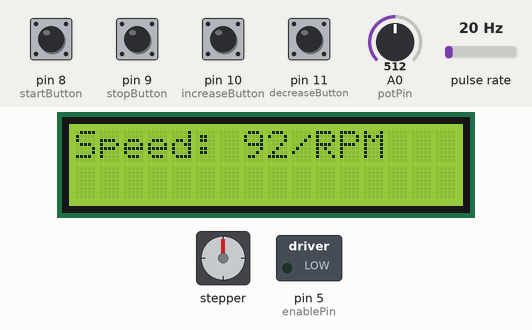
Recording of a sketch running on a simulated Arduino Uno, built with avr-gcc and run on an emulated ATmega328P. On the bench: 16×2 character LCD, stepper motor, switched loads named in the sketch (green lamp = pin HIGH). Wiring (inferred from the names in the program): pulse sensor: data pin 2. Inputs (shaded band) come from the test bench; at power-on: pin 8 (startButton), pin 9 (stopButton), pin 10 (increaseButton), pin 11 (decreaseButton) HIGH, A0 (potPin) = 512, pulse rate 20 Hz. Stepper angles assume 200 steps per turn; pins used as bus, display or sensor lines are not drawn; what the sketch prints to the serial monitor is not drawn.

Above: at 1.2 s.
1.3 s: pin 10 (increaseButton) pulled LOW for 1 s
At 3.0 s:
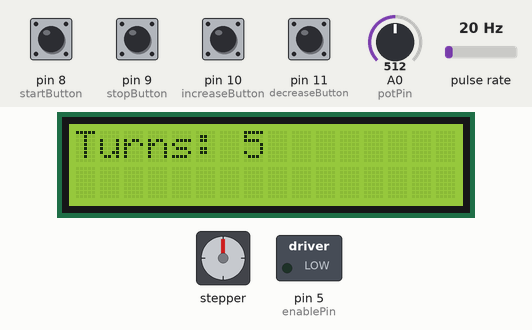
3.8 s: pin 8 (startButton) pulled LOW for 0.15 s
At 4.23 s:
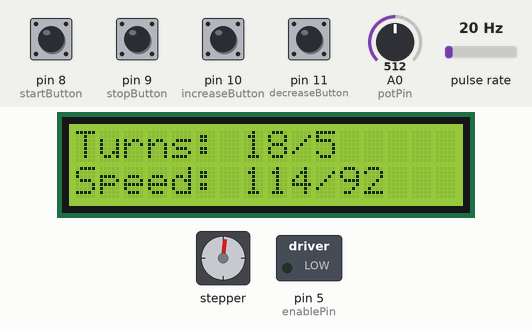
4.5 s: pin 9 (stopButton) pulled LOW for 0.15 s
At 4.8 s:
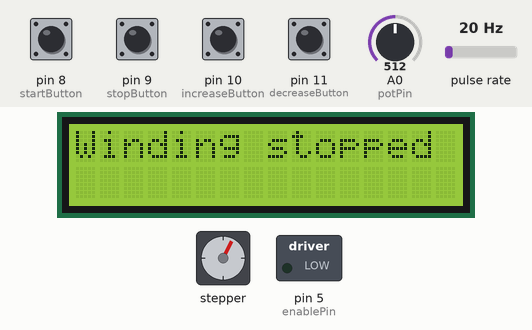
6.1 s: A0 (potPin) set to 603
9.1 s: A0 (potPin) set to 620
At 9.5 s:
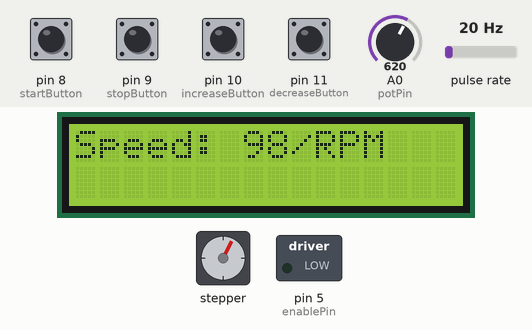
10.6 s: pin 10 (increaseButton) pulled LOW for 0.15 s
At 11.6 s:
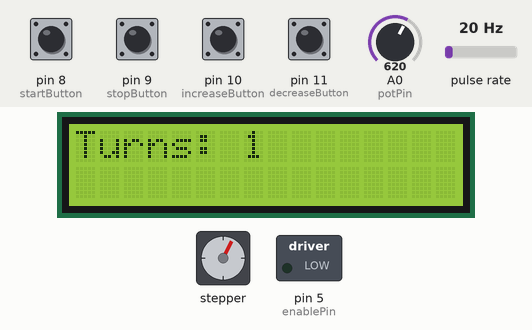
Timing chart, 0 to 13.2 s (numbered marks = the images above; inputs shaded):
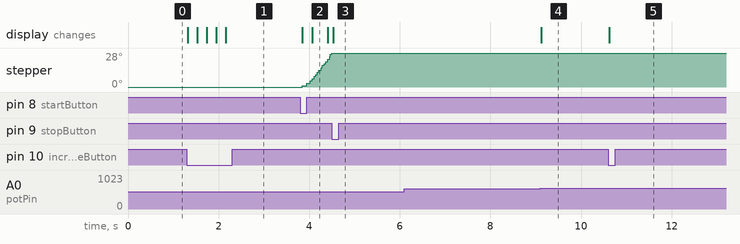

The sketch:

Coil_Winding_Machine.ino
```cpp
#include <AccelStepper.h>
#include <LiquidCrystal_I2C.h>

// the comments are in english because arduino had problems with having georgian text in it

// stepper pins
const int stepPin = 6;  // Connect to driver's Step input
const int dirPin = 4;   // Connect to driver's Direction input
const int enablePin = 5; // Connect to driver's Enable input (if available)

AccelStepper stepper(AccelStepper::DRIVER, stepPin, dirPin);

const byte i2cAddress = 0x27;

LiquidCrystal_I2C lcd(i2cAddress, 16, 2);

// button pins
const int startButton = 8;
const int stopButton = 9;
const int increaseButton = 10;
const int decreaseButton = 11;

// potentiometer pin
const int potPin = A0;
const int hallPin = 2;
// pin that powers the transistor base for the dc motor
const int dcPin = 3;

//steps per revolution of the stepper motor
const double revolution = 200.0;

long lastHallTime = 0;

long lastPrtTime = 0;
//Cylinder Length
const double length = 100.0;

// how much actuator travels per one revolution of the rail
const double distancePerRev = 8.0;

// diameter of the coil
const double wireDiameter = 0.8;

int desiredRpm = 0;
int currentRpm = 0;


//amount of steps stepper has to make to traverse the whole cylinder
double amountOfSteps = (length / distancePerRev) * revolution;
const double distance = amountOfSteps;
// distance the actuator moves per one revolution of the cylinder
double revsPerSec = desiredRpm / 60.0;

double distPerSec = (double)(revsPerSec * wireDiameter);

int stepsPerSec = ((revolution * distPerSec) / distancePerRev);
double timeRequired = (amountOfSteps / stepsPerSec) * 1000;
int maxRpm = 114;
// position of the actuator relative to the starting point (measured in steps of the motor)
long position = 0;
// previous position ( used for detecting when one step was made)
long lastPosition = 0;
// state of the program: if it is false, it is either paused or in setup mode, if it is true, it is currently running
bool winding = false;
int currentTurns = 0;
int hallCount = 0;
// number of coils
int numberOfTurns = 0;

// direction to which the stepper motor moves (1 means to the left, -1 means to the right)
int direction = 1;
int lastValue = 0;
int speed;
// last time increase and decrease buttons weren't pressed
long lastHighIncrTime = 0;
long lastHighDecrTime = 0;
double realPeriod = 0;
long lastTurnTime = 0;
bool periodMeasure = false;
long lastMeasureTime = 0;


double kp = 0.2;
double ki = 0.05;
double kd = 0;
double maxIntegral = 100000.0;
double lastError = 0;
double integral = 0;
long lastTime = 0;


void setup() {
  initialize();
  initButtons();
  initLcd();
}

// initalizes lcd
void initLcd() {
  lcd.init();
  lcd.backlight();
  lcdWelcome();
}
// initalizes arduino code;
void initialize() {
  Serial.begin(9600);
  pinMode(enablePin, OUTPUT);
  pinMode(hallPin, INPUT_PULLUP);
  digitalWrite(enablePin, LOW);
  attachInterrupt(digitalPinToInterrupt(2), hall, FALLING);
  stepper.setCurrentPosition(0);
  stepper.setAcceleration(100);
  stepper.setMaxSpeed(2 * stepsPerSec);
}
// initializes buttons
void initButtons() {
  pinMode(startButton, INPUT_PULLUP);
  pinMode(stopButton, INPUT_PULLUP);
  pinMode(decreaseButton, INPUT_PULLUP);
  pinMode(increaseButton, INPUT_PULLUP);
}
void lcdWelcome() {
  lcd.clear();
  lcd.setCursor(0, 0);
  lcd.print("Automatic  Coil");
  lcd.setCursor(0, 1);
  lcd.print("Winding Machine");
}
void hall() {
  if (millis() - lastHallTime >= 200) {
    hallCount++;
    lastHallTime = millis();
    lastMeasureTime = millis();
  }
}


void loop() {
  if (digitalRead(startButton) == LOW) {
    startWinding();
  }

  if (digitalRead(stopButton) == LOW) {
    stopWinding();
  }

  if (digitalRead(increaseButton) == HIGH) {
    lastHighIncrTime = millis();
  }

  if (digitalRead(decreaseButton) == HIGH) {
    lastHighDecrTime = millis();
  }

  if (digitalRead(increaseButton) == LOW) {
    increaseTurns();
    delay(200);
  }

  if (digitalRead(decreaseButton) == LOW) {
    decreaseTurns();
    delay(200);
  }
  if (abs(analogRead(A0) - lastValue) > 100) {
    changeSpeed();
    lastValue = analogRead(A0);
  }
  if (winding)
    wind();

  Serial.print(desiredRpm);
  Serial.print('\t');
  Serial.print(currentRpm);
  Serial.print('\t');
  Serial.println(hallCount);

}

// code for winding the coils
void wind() {
  desiredRpm = max(desiredRpm,0);
  update();
  stepper.setMaxSpeed(2 * stepsPerSec);
  // changes the stepper motor speed according to the rpm of the dc motor
  // stops the winding if the desired amount of coils is reached
  if (hallCount == numberOfTurns) {
    stopWinding();
    return;
  }
  // makes the stepper turn in the opposite direction
  if (amountOfSteps == 0) {
    amountOfSteps = distance;
    stepper.stop();
    if (direction == 1)
      stepper.moveTo(0);
    else stepper.moveTo(distance);
    direction *= -1;
    return;
  }

  pidControl();
  if (abs(stepper.currentPosition() - lastPosition) == 1) {
    lastPosition = stepper.currentPosition();
    amountOfSteps--;
  }
  long periodMillis = (1 / (currentRpm / 60) * 1000);
  if (millis() - lastTurnTime >= periodMillis) {
    lastTurnTime = millis();
    currentTurns++;
  }
  if (millis() - lastPrtTime > 200) {
    lastPrtTime = millis();
    lcdPrint(0, "Turns: " + String(hallCount) + "/" + String(numberOfTurns));
    lcd.setCursor(0, 1);
    lcd.print("Speed: " + String(currentRpm) + "/" + String(desiredRpm));
  }
  stepper.run();
}
void pidControl() {


    double error = desiredRpm - currentRpm;
        // Serial.println("error: " + String(error));

    long now = millis();

    double interval = (now - lastTime);
    // Serial.println("interval: " + String(interval));
    if (interval <= 0) {
        return;
    }
    integral += error * interval;

    if (integral > maxIntegral) {
        integral = maxIntegral;
    } else if (integral < -maxIntegral) {
        integral = -maxIntegral;
    }

            // Serial.println("integral: " + String(integral));

    double derivative = (error - lastError) / interval;

     double output = kp * error + ki * integral + kd * derivative;


    // if (desiredRpm == currentRpm) {
    //     integral = 0;
    // }
    output = constrain(output,0,255);
    // if (output > maxRpm) {
    //     output = maxRpm;
    // } else if (output < 0) {
    //     output = 0;
    // }
    // Serial.println("output: " + String(output));
    int pwmOutput = (output * 255) / maxRpm;

    if (pwmOutput > 255) {
        pwmOutput = 255;
    }
    else if (pwmOutput < 0) {
        pwmOutput = 0;
    }
    currentRpm = constrain(output,0,maxRpm);
    analogWrite(dcPin, pwmOutput);
    lastError = error;
    lastTime = now;
}


// prints on lcd
void lcdPrint(int row, String word) {
  if (word.length() > 16)
    return;
  lcd.clear();
  lcd.setCursor(0, row);
  lcd.print(word);
}
// relationship between voltage applied to the dc motor and rpm.
// because our dc motor is not ideal, we measured rpm at various voltages with a hall sensor
// we tried using linear regression, but the error was too big
// so we used different functions on different intervals
double mapRpm(double volts) {
  if (volts <= 4) {
    return 20 * volts - 10;
  } else if (volts <= 6) {
    return 10 * volts + 32;
  } else if (volts <= 9) {
    return 5 * volts + 62.5;
  } else {
    return 2 * volts + 89;
  }
}
// updates the important global variables
void update() {
  revsPerSec = currentRpm / 60;
  distPerSec = (double)(revsPerSec * wireDiameter);
  stepsPerSec = (int)((revolution * distPerSec) / distancePerRev);
}
// updates global variables and shows rpm on lcd
void changeSpeed() {
  speed = analogRead(potPin);
  double volts = (analogRead(potPin) / 1023.0) * 12;
  desiredRpm = mapRpm(volts);
 // currentRpm = 0;
//  update();
  String s = "Speed: " + String((int)desiredRpm) + "/RPM";
  lcdPrint(0, s);
}
// starts the winding process if the number of turns is higher than 0
void startWinding() {
  if (!winding) {
    if (numberOfTurns > 0) {
      winding = true;
      lastTurnTime = millis();
      lcdPrint(0, "Starting Winding");
     analogWrite(3, constrain(desiredRpm/2, 0,255));
      stepper.setMaxSpeed(2 * stepsPerSec);
      stepper.moveTo(amountOfSteps);
    }
  }
}
// stops the winding process
void stopWinding() {
  if (winding) {
    if (hallCount >= numberOfTurns) {
      hallCount = 0;
      numberOfTurns = 0;
    }
    winding = false;
    stepper.stop();
    analogWrite(dcPin, 0);

    lastHighDecrTime = millis();
    lastHighIncrTime = millis();
    lcdPrint(0, "Winding stopped");
  }
}

// increases the amount of turns when pressing the increase button.  if the user releases the button quickly, increases by one,
//if the user holds the button for too long, it increases more quickly,
void increaseTurns() {
  if (winding) {
    lcdPrint(0, "Pause first");
    return;
  }

  if (millis() - lastHighIncrTime > 1000)
    numberOfTurns += 5;
  else {
    numberOfTurns++;
  }
  String s = "Turns: " + String(numberOfTurns);
  lcdPrint(0, s);
}

// decreases the amount of turns when pressing the decrease button.
void decreaseTurns() {
  if (winding) {
    lcdPrint(0, "Pause first");
    return;
  }
  if (numberOfTurns > 1) {
    if (millis() - lastHighDecrTime > 1000)
      numberOfTurns = numberOfTurns - 5;
    else {
      numberOfTurns--;
    }
    numberOfTurns = max(0, numberOfTurns);
    String s = "Turns: " + String(numberOfTurns);
    lcdPrint(0, s);
  }
}
```

Measured:
- the behaviour switches between 612 and 613 on A0 (potPin) (found by bisection; images 3 and 4)
- after the input at 1.3 s, the display: first changes at once (image 1 shows a later state)
- after the input at 3.8 s, stepper: turns 28° clockwise in 0.65 s, starting after 0.05 s; the display: first changes after 0.05 s (image 2 shows a later state)
- after the input at 4.5 s, stepper: stops changing and stays 28°; the display: changes at once (image 3)
- after the input at 6.1 s, every drawn part: stays the same
- after the input at 9.1 s, the display: changes at once (image 4)
- after the input at 10.6 s, the display: changes at once (image 5)
